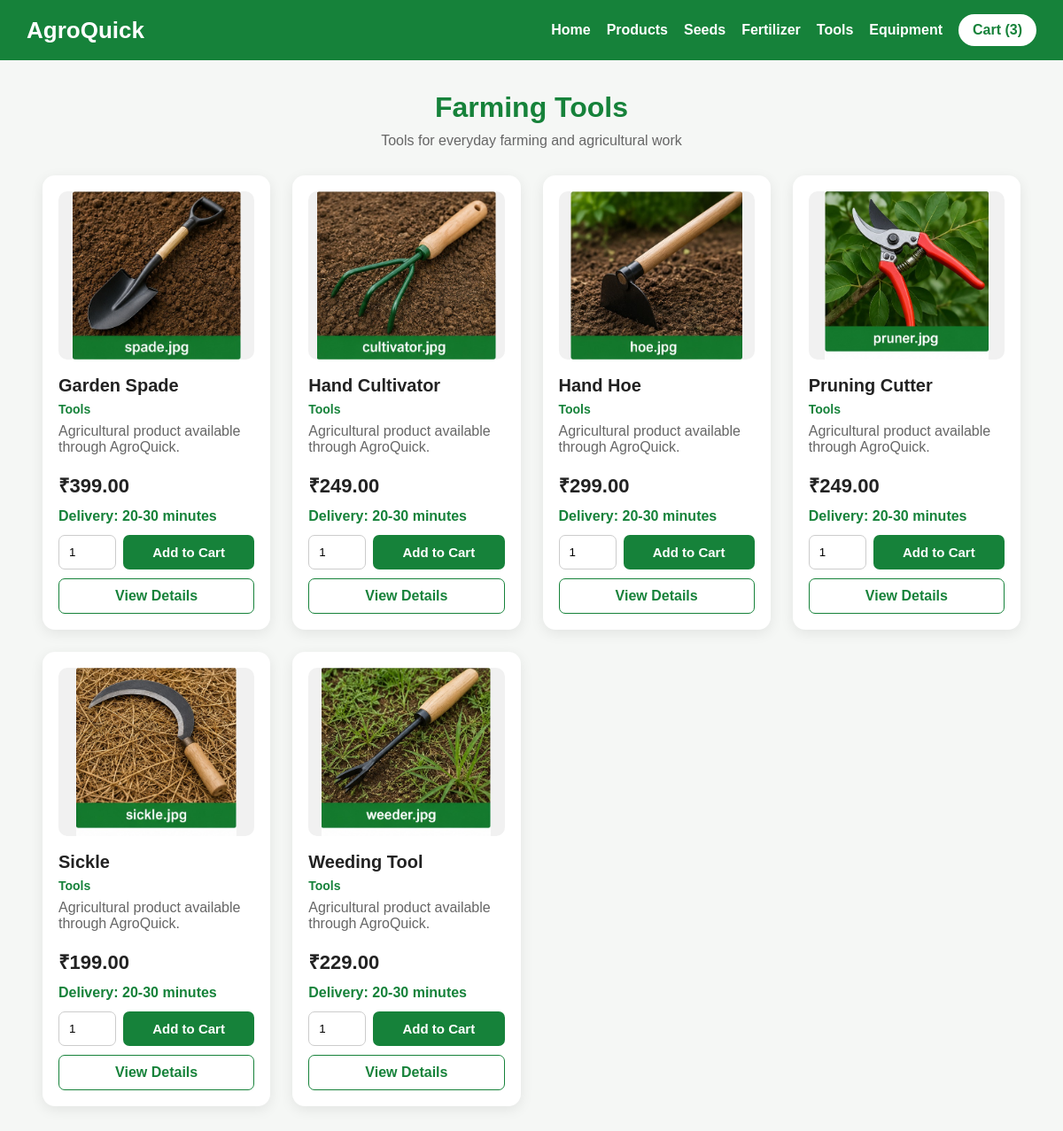
/tools (signed in), run on the app's committed database.
### tables this page shows
CREATE TABLE products (
            id INTEGER PRIMARY KEY AUTOINCREMENT,
            name TEXT NOT NULL,
            category_id INTEGER NOT NULL,
            price REAL NOT NULL,
            image TEXT,
            description TEXT,
            stock INTEGER DEFAULT 100, delivery_time TEXT DEFAULT '20-30 minutes', created_at TEXT,
            FOREIGN KEY (category_id) REFERENCES categories(id)
        );

### app.py (the view)
@app.route("/tools")
@location_required
def tools():
    return render_template(
        "tools.html",
        products=get_category_products("Tools")
    )

### app.py (called while the page is built)
def get_db():
    db = sqlite3.connect(DATABASE)
    db.row_factory = sqlite3.Row
    return db

def location_required(function):
    @wraps(function)
    def wrapper(*args, **kwargs):
        if "user_id" not in session:
            return redirect(url_for("login"))
        if not session.get("user_location"):
            return redirect(url_for("location"))
        return function(*args, **kwargs)
    return wrapper

def cart_count():
    if "user_id" not in session:
        return 0
    db = get_db()
    row = db.execute(
        """
        SELECT COALESCE(SUM(quantity), 0) AS total
        FROM cart_items
        WHERE user_id=?
        """,
        (session["user_id"],)
    ).fetchone()
    db.close()
    return int(row["total"] or 0)

@app.context_processor
def globals_for_templates():
    return {
        "cart_count": cart_count(),
        "user_location": session.get("user_location"),
        "current_user_name": session.get("user_name"),
        "logged_in": "user_id" in session
    }

def get_category_products(category_name):
    db = get_db()
    products = db.execute(
        """
        SELECT
            p.id,
            p.name,
            p.category_id,
            c.name AS category,
            p.price,
            p.image,
            p.description,
            p.stock,
            p.delivery_time,
            p.created_at
        FROM products p
        LEFT JOIN categories c ON p.category_id=c.id
        WHERE LOWER(c.name)=LOWER(?)
        ORDER BY p.name
        """,
        (category_name,)
    ).fetchall()
    db.close()
    return products

### templates/tools.html (shortened to what this page needs)
<!DOCTYPE html>
<html lang="en">
<head>
</head>
<body>
<nav>
    <a href="{{ url_for('home') }}" class="logo">
        AgroQuick
    </a>
    <div class="nav-links">
        <a href="{{ url_for('home') }}">Home</a>
        <a href="{{ url_for('products') }}">Products</a>
        <a href="{{ url_for('seeds') }}">Seeds</a>
        <a href="{{ url_for('fertilizer') }}">Fertilizer</a>
        <a href="{{ url_for('tools') }}">Tools</a>
        <a href="{{ url_for('equipment') }}">Equipment</a>
        <a href="{{ url_for('cart') }}" class="cart-button">
            Cart ({{ cart_count }})
        </a>
    </div>
</nav>
<div class="container">
    <h1>Farming Tools</h1>
    <div class="subtitle">
        Tools for everyday farming and agricultural work
    </div>
    {% if products %}
        <div class="product-grid">
            {% for product in products %}
                <div class="product-card">
                    {% if product['image'] %}
                        <img
                            src="{{ url_for('static', filename='images/' + product['image']) }}"
                            class="product-image"
                            alt="{{ product['name'] }}"
                        >
                    {% endif %}
                    <div class="product-name">
                        {{ product['name'] }}
                    </div>
                    <div class="category">
                        Tools
                    </div>
                    <div class="description">
                        {{ product['description'] or 'Quality farming tool for agricultural use.' }}
                    </div>
                    <div class="price">
                        ₹{{ "%.2f"|format(product['price']) }}
                    </div>
                    <div class="delivery">
                        Delivery: {{ product['delivery_time'] or '20-30 minutes' }}
                    </div>
                    {% if product['stock'] > 0 %}
                        <form
                            action="{{ url_for('add_to_cart_post') }}"
                            method="POST"
                            class="cart-form"
                        >
                            <input
                                type="number"
                                name="quantity"
                                value="1"
                                min="1"
                                max="{{ product['stock'] }}"
                                class="quantity"
                            >
                            <button type="submit" class="add-button">
                                Add to Cart
                            </button>
                        </form>
                    {% else %}
                        <button class="add-button" disabled>
                            Out of Stock
                        </button>
                    {% endif %}
                    <a
                        href="{{ url_for('product', product_id=product['id']) }}"
                        class="details-button"
                    >
                        View Details
                    </a>
                </div>
            {% endfor %}
        </div>
    {% else %}
        <div class="empty">
            No farming tools available.
        </div>
    {% endif %}
</div>
</body>
</html>

### templates/tools.html (style rules this page uses)
* { box-sizing: border-box; }
body { margin: 0; font-family: Arial, sans-serif; background: #f5f7f5; color: #222; }
nav { background: #16823a; padding: 16px 30px; display: flex; justify-content: space-between; align-items: center; flex-wrap: wrap; }
.logo { color: white; text-decoration: none; font-size: 26px; font-weight: bold; }
.nav-links { display: flex; gap: 18px; align-items: center; flex-wrap: wrap; }
.nav-links a { color: white; text-decoration: none; font-weight: bold; }
.cart-button { background: white; color: #16823a !important; padding: 9px 16px; border-radius: 20px; }
.container { width: 92%; max-width: 1250px; margin: 35px auto; }
h1 { text-align: center; color: #16823a; margin-bottom: 10px; }
.subtitle { text-align: center; color: #666; margin-bottom: 30px; }
.product-grid { display: grid; grid-template-columns: repeat(auto-fit, minmax(230px, 1fr)); gap: 25px; }
.product-card { background: white; border-radius: 14px; padding: 18px; box-shadow: 0 4px 15px rgba(0,0,0,0.08); transition: 0.2s; }
.product-image { width: 100%; height: 190px; object-fit: contain; border-radius: 10px; background: #f1f1f1; }
.product-name { font-size: 20px; font-weight: bold; margin: 14px 0 7px; }
.category { color: #16823a; font-size: 14px; font-weight: bold; }
.description { color: #666; min-height: 42px; margin-top: 8px; }
.price { font-size: 22px; font-weight: bold; margin: 12px 0; }
.delivery { color: #16823a; font-weight: bold; margin-bottom: 12px; }
.cart-form { display: flex; gap: 8px; margin-top: 12px; }
.quantity { width: 65px; padding: 11px; border: 1px solid #ccc; border-radius: 7px; }
.add-button { flex: 1; border: none; background: #16823a; color: white; padding: 11px; border-radius: 7px; cursor: pointer; font-weight: bold; font-size: 15px; }
.details-button { display: block; text-align: center; margin-top: 10px; padding: 10px; border: 1px solid #16823a; color: #16823a; text-decoration: none; border-radius: 7px; font-weight: bold; }

### data on the page
products: image (picture), name "Garden Spade", description "Agricultural product available through AgroQuick.", price "399.00", delivery_time "20-30 minutes"
products: image (picture), name "Hand Cultivator", description "Agricultural product available through AgroQuick.", price "249.00", delivery_time "20-30 minutes"
products: image (picture), name "Hand Hoe", description "Agricultural product available through AgroQuick.", price "299.00", delivery_time "20-30 minutes"
products: image (picture), name "Pruning Cutter", description "Agricultural product available through AgroQuick.", price "249.00", delivery_time "20-30 minutes"
products: image (picture), name "Sickle", description "Agricultural product available through AgroQuick.", price "199.00", delivery_time "20-30 minutes"
products: image (picture), name "Weeding Tool", description "Agricultural product available through AgroQuick.", price "229.00", delivery_time "20-30 minutes"

### other printed values
{{ cart_count }} "3"
